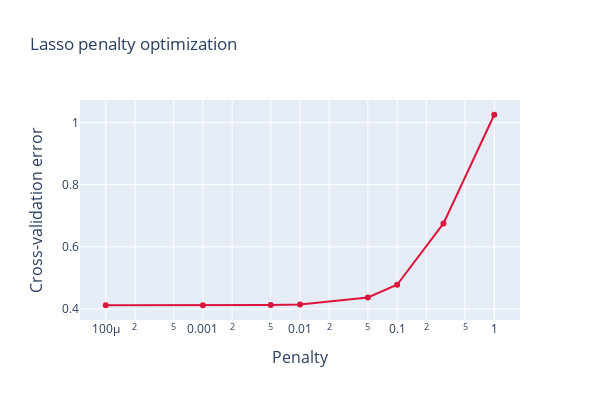

The notebook cell saved with this chart:
### Code cell
alphas = [0.0001, 0.001, 0.005,0.01, 0.05, 0.1, 0.3, 1] 
cv_lasso = [-rmse_cv(Lasso(alpha = alpha, max_iter=2000)).mean() for alpha in alphas]
cv_lasso = pd.Series(cv_lasso, index = alphas) 
cv_lasso.plot(title = "LASSO Regression Cross-Validation", style='-+') 
plt.xlabel("alpha") 
plt.ylabel("rmse") 
plt.xscale('log')
fig = go.Figure()

fig.add_trace(
    go.Scatter(
        x = alphas,
        y= cv_lasso,
        line = dict(color='crimson', width=2)
        ),
)



fig.update_layout(
   
    xaxis=go.layout.XAxis(
        title=go.layout.xaxis.Title(
            text="Penalty",
            font=dict(
                size=16
            )
        )
    ),
    
    yaxis=go.layout.YAxis(
        title=go.layout.yaxis.Title(
            text="Cross-validation error",
            font=dict(
                size=16
            ),
        )
    ),
)


fig.update_layout(height=400,
                width = 600,
                title = 'Lasso penalty optimization', 
                  xaxis_type="log", 
                  showlegend=False)

fig.show()


best_alpha = alphas[np.argmin(cv_lasso.values)]
lasso_CV_best = -rmse_cv(Lasso(alpha = best_alpha))
lasso = Lasso(alpha = best_alpha) 
lasso.fit(X_train, y_train) 
y_train_lasso = lasso.predict(X_train)
y_test_lasso = lasso.predict(X_test)
lasso_results = pd.DataFrame({'algorithm':['LASSO Regression'],
            'CV error': lasso_CV_best.mean(), 
            'CV std': lasso_CV_best.std(),
            'training error': [mean_squared_error(y_train_lasso, y_train)],
            'test error': [mean_squared_error(y_test_lasso, y_test)],
            'training_r2_score': [r2_score(y_train, y_train_lasso)],
            'test_r2_score': [r2_score(y_test, y_test_lasso)]})
lasso_results

### Figure 1 — Plotly figure (JSON) as saved in the notebook; plotly's stock layout.template omitted (floating-point values rounded to 4 significant figures)
{"data": [{"line": {"color": "crimson", "width": 2}, "type": "scatter", "x": [0.0001, 0.001, 0.005, 0.01, 0.05, 0.1, 0.3, 1], "y": [0.4126, 0.4122, 0.4131, 0.4146, 0.437, 0.4781, 0.6753, 1.025]}], "layout": {"height": 400, "showlegend": false, "title": {"text": "Lasso penalty optimization"}, "width": 600, "xaxis": {"title": {"font": {"size": 16}, "text": "Penalty"}, "type": "log"}, "yaxis": {"title": {"font": {"size": 16}, "text": "Cross-validation error"}}}}
